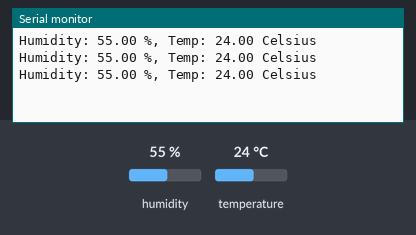
This sketch was run on a simulated Arduino Uno, built with avr-gcc and run on an emulated ATmega328P. Shown: the last lines printed to the serial monitor. The test bench sets the inputs (shaded band); at power-on: humidity 55 %, temperature 24 °C.

Above: at 2.8 s.
2.9 s: humidity set to 22 %
At 4.8 s:
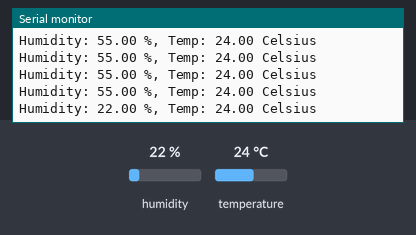
5.6 s: temperature set to 12 °C
At 6.8 s:
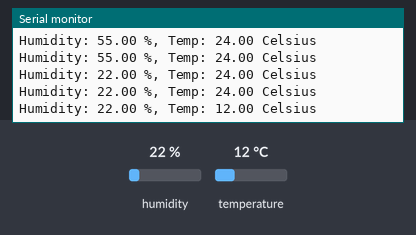
8.3 s: humidity set to 40 %
At 9.6 s:
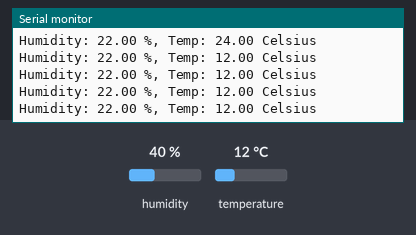
Timing chart, 0 to 11.3 s (numbered marks = the images above; inputs shaded):
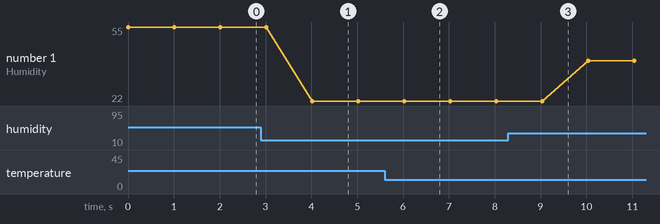

The sketch:

dht11.ino
```cpp
#include <DHT.h>
#include <DHT_U.h>


//Constants
#define DHTPIN 13     // what pin we're connected to
#define DHTTYPE DHT22   // DHT 22  (AM2302)
DHT dht(DHTPIN, DHTTYPE); //// Initialize DHT sensor for normal 16mhz Arduino


//Variables
float hum;  //Stores humidity value
float temp; //Stores temperature value

void setup()
{
  Serial.begin(9600);
  dht.begin();
}

void loop()
{

    //Read data and store it to variables hum and temp
    hum = dht.readHumidity();
    temp= dht.readTemperature();
    //Print temp and humidity values to serial monitor
    Serial.print("Humidity: ");
    Serial.print(hum);
    Serial.print(" %, Temp: ");
    Serial.print(temp);
    Serial.println(" Celsius\n");
    delay(1000);
}
```

Measured:
- after the input at 2.9 s, the serial monitor: prints a new line after 1.1 s (image 1)
- after the input at 5.6 s, the serial monitor: prints a new line after 0.43 s (image 2)
- plotted number 1: 55 → 22 after the input at 2.9 s, 22 → 40 after the input at 8.3 s
